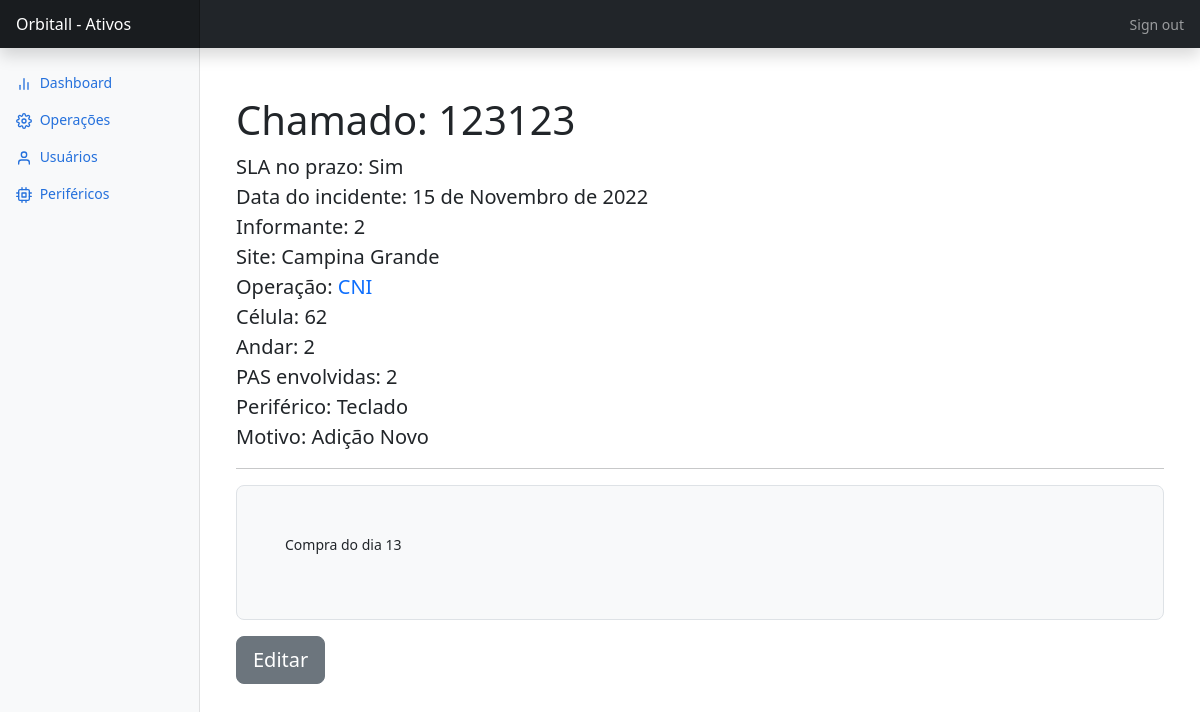
Page /home/incidente/123123 on the earlier database version.
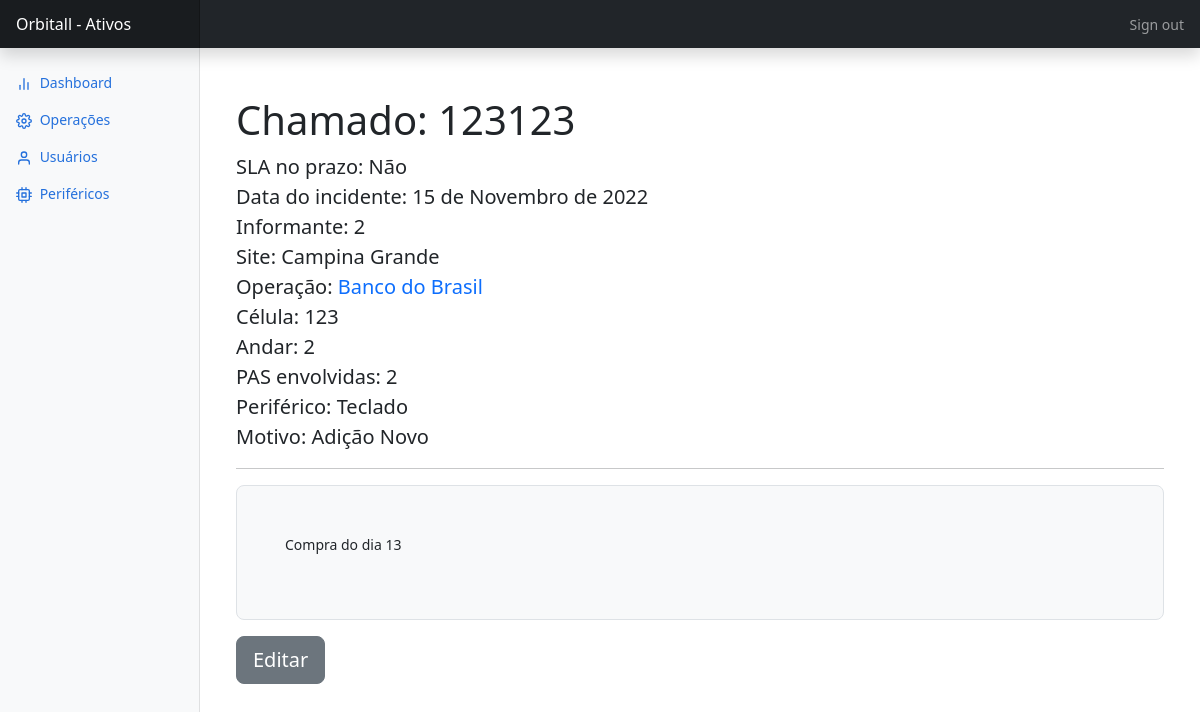
Same page on the later database version.
### cadastroEquipamento/models.py (models this page shows, shortened)
class TblSolicitacao(models.Model):
    MOTIVO_CHOICES = (
        ("extravio","Extravio - Retirada indevida"),
        ("adicao","Adição Novo"),
        ("quebra","Quebra - Por Desgaste"),
        ("quebra_mal_uso","Quebra - Mal Uso"),
        ("troca","Troca")
    )
    chamado = models.CharField(max_length=7, unique=True)
    sla = models.BooleanField(default=False)
    data_incidentes = models.DateField(auto_now_add=True)
    solicitante = models.CharField(max_length=50)
    site = models.CharField(max_length=50)
    operacao = models.ForeignKey("TblOperacao", on_delete=models.PROTECT , related_name="incidentes_ativos")
    andar = models.CharField(max_length=10)
    periferico = models.ForeignKey("TblPeriferico", on_delete=models.PROTECT, related_name="perifericos")
    motivo = models.CharField(max_length=50, choices=MOTIVO_CHOICES, blank=False, null=False)
    observacao = models.TextField(max_length=50)
    pas = models.TextField(max_length=30)
    class Meta:
        managed = True
        db_table = 'tbl_solicitacao'
    def get_absolute_url(self):
        return reverse("incidente_details", kwargs={'chamado': self.chamado})

class TblOperacao(models.Model):
    operacao = models.CharField(unique=True, max_length=15)
    celula = models.IntegerField(default=0)
    qtd_solicitacao = models.IntegerField(blank=True, default=0)
    observacao = models.TextField()
    class Meta:
        managed = True
        db_table = 'tbl_operacao'
    def __str__(self):
        return self.operacao
    def get_absolute_url(self):
            return reverse("operacao_details", kwargs={'pk':self.pk})

class TblPeriferico(models.Model):
    tipo = models.CharField(max_length=50)
    qtd_periferico = models.IntegerField(blank=True, default=0)
    class Meta:
        managed = True
        db_table = "tbl_periferico"
    def __str__(self):
        return self.tipo

### cadastroEquipamento/views.py (the view, shortened to what this page needs)
# urls.py: path('incidente/<slug:chamado>', views.incidente_details, name='incidente_details'),
def incidente_details(request, chamado):
    incidente = get_object_or_404(TblSolicitacao, chamado = chamado)
    perifericos = TblPeriferico.objects.all()
    operacoes = TblOperacao.objects.all()
    if request.method == "GET":
        return render(request, "cadastroEquipamento/html/incidenteDetails.html", {'incidente':incidente, "perifericos":perifericos, "operacoes":operacoes, "motivos":TblSolicitacao.MOTIVO_CHOICES})

### templates/cadastroEquipamento/html/incidenteDetails.html (shortened to what this page needs)
{% extends 'cadastroEquipamento/html/base.html' %}
{% block main %}
    <main class="col-md-9 ms-sm-auto col-lg-10 px-md-4">
      <div class="container">
        <h1 class="mt-5">Chamado: {{incidente.chamado}}</h1>
        <p class="lead">
            SLA no prazo: <strong>{% if incidente.sla == True %}Sim {% else %} Não{% endif %}</strong> <br>
            Data do incidente: <strong>{{incidente.data_incidentes}}</strong> <br>
            Informante: <strong>{{incidente.solicitante}}</strong> <br>
            Site: <strong>{{incidente.site}}</strong> <br>
            Operação: <strong><a class="linkFormat" href="{{incidente.operacao.get_absolute_url}}"> {{incidente.operacao}} </a></strong> <br>
            Célula: <strong>{{incidente.operacao.celula}}</strong> <br>
            Andar: <strong>{{incidente.andar}}</strong> <br>
            PAS envolvidas: <strong>{{incidente.pas}}</strong> <br>
            Periférico: <strong>{{incidente.periferico}}</strong> <br>
            Motivo: <strong>{{incidente.motivo}}</strong>
        </p>
        <hr>
        <div class="h-100 p-5 bg-light border rounded-3">
            <p>{{incidente.observacao}}</p>
        </div>
        <div id="container_btns">
          <button type='button' class='btn btn-secondary btn-lg my-3' data-bs-toggle="modal" data-bs-target="#modalSheet"> <a class="linkFormatBtn" href="#">Editar</a></button>
        </div>
    </main>
{% endblock main %}

Differences in the rows shown:
changed TblSolicitacao "Campina Grande": operacao "CNI" → "Banco do Brasil"; operacao.celula "62" → "123"
Other differences:
text no longer shown: "Sim"
text now shown: "Não"
